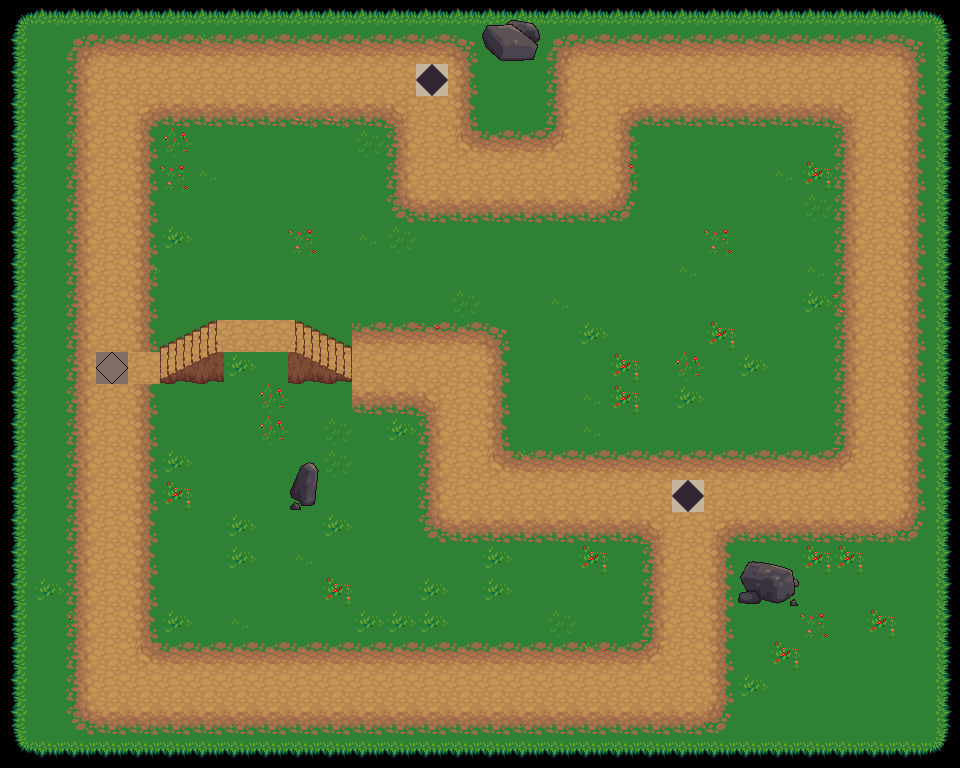

The image is a tile-based game level rendered from a .tmx file. Its description and source (layers, tilesets, objects; grid data summarised) follow:
An orthogonal 30x24 tile map with 32x32 px tiles, 2 tile layers (ground, path), 1 hidden layer not drawn and 184 objects (178x path, 6x castle).

<map version="1.0" orientation="orthogonal" renderorder="right-up" width="30" height="24" tilewidth="32" tileheight="32">
 <tileset firstgid="1" name="Terrain" tilewidth="32" tileheight="32">
  <image source="terrain.png" width="1024" height="1024" />
  <terraintypes>
   <terrain name="Dark Dirt" tile="100" />
   <terrain name="Red Dirt" tile="103" />
   <terrain name="Black Dirt" tile="106" />
   <terrain name="Grey Dirt" tile="109" />
   <terrain name="Lava" tile="112" />
   <terrain name="Hole" tile="115" />
   <terrain name="Red Hole" tile="118" />
   <terrain name="Black Hole" tile="121" />
   <terrain name="Water" tile="124" />
   <terrain name="Full Dirt" tile="537" />
   <terrain name="Clean Dirt" tile="537" />
   <terrain name="Trans Dirt" tile="97" />
   <terrain name="Grass" tile="289" />
   <terrain name="Dark Grass" tile="295" />
   <terrain name="Short Grass" tile="298" />
   <terrain name="Long Grass" tile="301" />
   <terrain name="Wheat" tile="304" />
   <terrain name="Earth" tile="676" />
   <terrain name="Sand" tile="307" />
   <terrain name="Sand Water" tile="310" />
   <terrain name="Snow" tile="499" />
   <terrain name="Snow Water" tile="662" />
   <terrain name="Snow Ice" tile="502" />
   <terrain name="Ice" tile="496" />
   <terrain name="Brick Road" tile="491" />
   <terrain name="Sewer" tile="484" />
   <terrain name="Sewer Water" tile="481" />
  </terraintypes>
  <tile id="1" terrain="11,11,11," />
  <tile id="2" terrain="11,11,,11" />
  <tile id="4" terrain="0,0,0," />
  <tile id="5" terrain="0,0,,0" />
  <tile id="7" terrain="1,1,1," />
  <tile id="8" terrain="1,1,,1" />
  <tile id="13" terrain="3,3,3," />
  <tile id="14" terrain="3,3,,3" />
  <tile id="16" terrain="4,4,4," />
  <tile id="17" terrain="4,4,,4" />
  <tile id="19" terrain="5,5,5," />
  <tile id="20" terrain="5,5,,5" />
  <tile id="22" terrain="6,6,6," />
  <tile id="23" terrain="6,6,,6" />
  <tile id="25" terrain="7,7,7," />
  <tile id="26" terrain="7,7,,7" />
  <tile id="28" terrain="8,8,8," />
  <tile id="29" terrain="8,8,,8" />
  <tile id="33" terrain="11,,11,11" />
  <tile id="34" terrain=",11,11,11" />
  <tile id="36" terrain="0,,0,0" />
  <tile id="37" terrain=",0,0,0" />
  <tile id="39" terrain="1,,1,1" />
  <tile id="40" terrain=",1,1,1" />
  <tile id="45" terrain="3,,3,3" />
  <tile id="46" terrain=",3,3,3" />
  <tile id="48" terrain="4,,4,4" />
  <tile id="49" terrain=",4,4,4" />
  <tile id="51" terrain="5,,5,5" />
  <tile id="52" terrain=",5,5,5" />
  <tile id="54" terrain="6,,6,6" />
  <tile id="55" terrain=",6,6,6" />
  <tile id="57" terrain="7,,7,7" />
  <tile id="58" terrain=",7,7,7" />
  <tile id="60" terrain="8,,8,8" />
  <tile id="61" terrain=",8,8,8" />
  <tile id="64" terrain=",,,11" />
  <tile id="65" terrain=",,11,11" />
  <tile id="66" terrain=",,11," />
  <tile id="67" terrain=",,,0" />
  <tile id="68" terrain=",,0,0" />
  <tile id="69" terrain=",,0," />
  <tile id="70" terrain=",,,1" />
  <tile id="71" terrain=",,1,1" />
  <tile id="72" terrain=",,1," />
  <tile id="73" terrain=",,,2" />
  <tile id="74" terrain=",,2,2" />
  <tile id="75" terrain=",,2," />
  <tile id="76" terrain=",,,3" />
  <tile id="77" terrain=",,3,3" />
  <tile id="78" terrain=",,3," />
  <tile id="79" terrain=",,,4" />
  <tile id="80" terrain=",,4,4" />
  <tile id="81" terrain=",,4," />
  <tile id="82" terrain=",,,5" />
  <tile id="83" terrain=",,5,5" />
  <tile id="84" terrain=",,5," />
  <tile id="85" terrain=",,,6" />
  <tile id="86" terrain=",,6,6" />
  <tile id="87" terrain=",,6," />
  <tile id="88" terrain=",,,7" />
  <tile id="89" terrain=",,7,7" />
  <tile id="90" terrain=",,7," />
  <tile id="91" terrain=",,,8" />
  <tile id="92" terrain=",,8,8" />
  <tile id="93" terrain=",,8," />
  <tile id="96" terrain=",11,,11" />
  <tile id="97" terrain="11,11,11,11" />
  <tile id="98" terrain="11,,11," />
  <tile id="99" terrain=",0,,0" />
  <tile id="100" terrain="0,0,0,0" />
  <tile id="101" terrain="0,,0," />
  <tile id="102" terrain=",1,,1" />
  <tile id="103" terrain="1,1,1,1" />
  <tile id="104" terrain="1,,1," />
  <tile id="105" terrain=",2,,2" />
  <tile id="106" terrain="2,2,2,2" />
  <tile id="107" terrain="2,,2," />
  <tile id="108" terrain=",3,,3" />
  <tile id="110" terrain="3,,3," />
  <tile id="111" terrain=",4,,4" />
  <tile id="112" terrain="4,4,4,4" />
  <tile id="113" terrain="4,,4," />
  <tile id="114" terrain=",5,,5" />
  <tile id="115" terrain="5,5,5,5" />
  <tile id="116" terrain="5,,5," />
  <tile id="117" terrain=",6,,6" />
  <tile id="118" terrain="6,6,6,6" />
  <tile id="119" terrain="6,,6," />
  <tile id="120" terrain=",7,,7" />
  <tile id="122" terrain="7,,7," />
  <tile id="123" terrain=",8,,8" />
  <tile id="125" terrain="8,,8," />
  <tile id="128" terrain=",11,," />
  <tile id="129" terrain="11,11,," />
  <tile id="130" terrain="11,,," />
  <tile id="131" terrain=",0,," />
  <tile id="132" terrain="0,0,," />
  <tile id="133" terrain="0,,," />
  <tile id="134" terrain=",1,," />
  <tile id="135" terrain="1,1,," />
  <tile id="136" terrain="1,,," />
  <tile id="137" terrain=",2,," />
  <tile id="138" terrain="2,2,," />
  <tile id="139" terrain="2,,," />
  <tile id="140" terrain=",3,," />
  <tile id="141" terrain="3,3,," />
  <tile id="142" terrain="3,,," />
  <tile id="143" terrain=",4,," />
  <tile id="144" terrain="4,4,," />
  <tile id="145" terrain="4,,," />
  <tile id="146" terrain=",5,," />
  <tile id="147" terrain="5,5,," />
  <tile id="148" terrain="5,,," />
  <tile id="149" terrain=",6,," />
  <tile id="150" terrain="6,6,," />
  <tile id="151" terrain="6,,," />
  <tile id="152" terrain=",7,," />
  <tile id="153" terrain="7,7,," />
  <tile id="154" terrain="7,,," />
  <tile id="155" terrain=",8,," />
  <tile id="156" terrain="8,8,," />
  <tile id="157" terrain="8,,," />
  <tile id="160" terrain="9,9,9,9" />
  <tile id="161" terrain="9,9,9,9" />
  <tile id="162" terrain="9,9,9,9" />
  <tile id="163" terrain="0,0,0,0" />
  <tile id="164" terrain="0,0,0,0" />
  <tile id="165" terrain="0,0,0,0" />
  <tile id="166" terrain="1,1,1,1" />
  <tile id="167" terrain="1,1,1,1" />
  <tile id="168" terrain="1,1,1,1" />
  <tile id="169" terrain="2,2,2,2" />
  <tile id="170" terrain="2,2,2,2" />
  <tile id="171" terrain="2,2,2,2" />
  <tile id="172" terrain="3,3,3,3" />
  <tile id="173" terrain="3,3,3,3" />
  <tile id="174" terrain="3,3,3,3" />
  <tile id="175" terrain="4,4,4,4" />
  <tile id="176" terrain="4,4,4,4" />
  <tile id="177" terrain="4,4,4,4" />
  <tile id="184" terrain="7,7,7,7" />
  <tile id="185" terrain="7,7,7,7" />
  <tile id="186" terrain="7,7,7,7" />
  <tile id="187" terrain="8,8,8,8" />
  <tile id="188" terrain="8,8,8,8" />
  <tile id="189" terrain="8,8,8,8" />
  <tile id="193" terrain="12,12,12," />
  <tile id="194" terrain="12,12,,12" />
  <tile id="196" terrain="12,12,12," />
  <tile id="197" terrain="12,12,,12" />
  <tile id="199" terrain="13,13,13," />
  <tile id="200" terrain="13,13,,13" />
  <tile id="202" terrain="14,14,14," />
  <tile id="203" terrain="14,14,,14" />
  <tile id="205" terrain="15,15,15," />
  <tile id="206" terrain="15,15,,15" />
  <tile id="208" terrain="16,16,16," />
  <tile id="209" terrain="16,16,,16" />
  <tile id="211" terrain="18,18,18," />
  <tile id="212" terrain="18,18,,18" />
  <tile id="214" terrain="19,19,19," />
  <tile id="215" terrain="19,19,,19" />
  <tile id="225" terrain="12,,12,12" />
  <tile id="226" terrain=",12,12,12" />
  <tile id="228" terrain="12,,12,12" />
  <tile id="229" terrain=",12,12,12" />
  <tile id="231" terrain="13,,13,13" />
  <tile id="232" terrain=",13,13,13" />
  <tile id="234" terrain="14,,14,14" />
  <tile id="235" terrain=",14,14,14" />
  <tile id="237" terrain="15,,15,15" />
  <tile id="238" terrain=",15,15,15" />
  <tile id="240" terrain="16,,16,16" />
  <tile id="241" terrain=",16,16,16" />
  <tile id="243" terrain="18,,18,18" />
  <tile id="244" terrain=",18,18,18" />
  <tile id="246" terrain="19,,19,19" />
  <tile id="247" terrain=",19,19,19" />
  <tile id="256" terrain=",,,12" />
  <tile id="257" terrain=",,12,12" />
  <tile id="258" terrain=",,12," />
  <tile id="259" terrain=",,,12" />
  <tile id="260" terrain=",,12,12" />
  <tile id="261" terrain=",,12," />
  <tile id="262" terrain=",,,13" />
  <tile id="263" terrain=",,13,13" />
  <tile id="264" terrain=",,13," />
  <tile id="265" terrain=",,,14" />
  <tile id="266" terrain=",,14,14" />
  <tile id="267" terrain=",,14," />
  <tile id="268" terrain=",,,15" />
  <tile id="269" terrain=",,15,15" />
  <tile id="270" terrain=",,15," />
  <tile id="271" terrain=",,,16" />
  <tile id="272" terrain=",,16,16" />
  <tile id="273" terrain=",,16," />
  <tile id="274" terrain=",,,18" />
  <tile id="275" terrain=",,18,18" />
  <tile id="276" terrain=",,18," />
  <tile id="277" terrain=",,,19" />
  <tile id="278" terrain=",,19,19" />
  <tile id="279" terrain=",,19," />
  <tile id="288" terrain=",12,,12" />
  <tile id="290" terrain="12,,12," />
  <tile id="291" terrain=",12,,12" />
  <tile id="292" terrain="12,12,12,12" />
  <tile id="293" terrain="12,,12," />
  <tile id="294" terrain=",13,,13" />
  <tile id="295" terrain="13,13,13,13" />
  <tile id="296" terrain="13,,13," />
  <tile id="297" terrain=",14,,14" />
  <tile id="298" terrain="14,14,14,14" />
  <tile id="299" terrain="14,,14," />
  <tile id="300" terrain=",15,,15" />
  <tile id="301" terrain="15,15,15,15" />
  <tile id="302" terrain="15,,15," />
  <tile id="303" terrain=",16,,16" />
  <tile id="304" terrain="16,16,16,16" />
  <tile id="305" terrain="16,,16," />
  <tile id="306" terrain=",18,,18" />
  <tile id="307" terrain="18,18,18,18" />
  <tile id="308" terrain="18,,18," />
  <tile id="309" terrain=",19,,19" />
  <tile id="310" terrain="19,19,19,19" />
  <tile id="311" terrain="19,,19," />
  <tile id="320" terrain=",12,," />
  <tile id="321" terrain="12,12,," />
  <tile id="322" terrain="12,,," />
  <tile id="323" terrain=",12,," />
  <tile id="324" terrain="12,12,," />
  <tile id="325" terrain="12,,," />
  <tile id="326" terrain=",13,," />
  <tile id="327" terrain="13,13,," />
  <tile id="328" terrain="13,,," />
  <tile id="329" terrain=",14,," />
  <tile id="330" terrain="14,14,," />
  <tile id="331" terrain="14,,," />
  <tile id="332" terrain=",15,," />
  <tile id="333" terrain="15,15,," />
  <tile id="334" terrain="15,,," />
  <tile id="335" terrain=",16,," />
  <tile id="336" terrain="16,16,," />
  <tile id="337" terrain="16,,," />
  <tile id="338" terrain=",18,," />
  <tile id="339" terrain="18,18,," />
  <tile id="340" terrain="18,,," />
  <tile id="341" terrain=",19,," />
  <tile id="342" terrain="19,19,," />
  <tile id="343" terrain="19,,," />
  <tile id="352" terrain="12,12,12,12" />
  <tile id="353" terrain="12,12,12,12" />
  <tile id="354" terrain="12,12,12,12" />
  <tile id="358" terrain="13,13,13,13" />
  <tile id="359" terrain="13,13,13,13" />
  <tile id="360" terrain="13,13,13,13" />
  <tile id="370" terrain="18,18,18,18" />
  <tile id="371" terrain="18,18,18,18" />
  <tile id="372" terrain="18,18,18,18" />
  <tile id="385" terrain="26,26,26," />
  <tile id="386" terrain="26,26,,26" />
  <tile id="388" terrain="25,25,25," />
  <tile id="389" terrain="25,25,,25" />
  <tile id="395" terrain="24,24,24," />
  <tile id="396" terrain="24,24,," />
  <tile id="397" terrain="24,24,,24" />
  <tile id="398" terrain="24,24,24,24" />
  <tile id="400" terrain="23,23,23," />
  <tile id="401" terrain="23,23,,23" />
  <tile id="403" terrain="20,20,20," />
  <tile id="404" terrain="20,20,,20" />
  <tile id="406" terrain="22,22,22," />
  <tile id="407" terrain="22,22,,22" />
  <tile id="417" terrain="26,,26,26" />
  <tile id="418" terrain=",26,26,26" />
  <tile id="420" terrain="25,,25,25" />
  <tile id="421" terrain=",25,25,25" />
  <tile id="427" terrain="24,,24," />
  <tile id="429" terrain=",24,,24" />
  <tile id="430" terrain="24,24,24,24" />
  <tile id="432" terrain="23,,23,23" />
  <tile id="433" terrain=",23,23,23" />
  <tile id="435" terrain="20,,20,20" />
  <tile id="436" terrain=",20,20,20" />
  <tile id="438" terrain="22,,22,22" />
  <tile id="439" terrain=",22,22,22" />
  <tile id="448" terrain=",,,26" />
  <tile id="449" terrain=",,26,26" />
  <tile id="450" terrain=",,26," />
  <tile id="451" terrain=",,,25" />
  <tile id="452" terrain=",,25,25" />
  <tile id="453" terrain=",,25," />
  <tile id="459" terrain="24,,24,24" />
  <tile id="460" terrain=",,24,24" />
  <tile id="461" terrain=",24,24,24" />
  <tile id="462" terrain="24,24,24,24" />
  <tile id="463" terrain=",,,23" />
  <tile id="464" terrain=",,23,23" />
  <tile id="465" terrain=",,23," />
  <tile id="466" terrain=",,,20" />
  <tile id="467" terrain=",,20,20" />
  <tile id="468" terrain=",,20," />
  <tile id="469" terrain=",,,22" />
  <tile id="470" terrain=",,22,22" />
  <tile id="471" terrain=",,22," />
  <tile id="480" terrain=",26,,26" />
  <tile id="482" terrain="26,,26," />
  <tile id="483" terrain=",25,,25" />
  <tile id="484" terrain="25,25,25,25" />
  <tile id="485" terrain="25,,25," />
  <tile id="491" terrain="24,24,24,24" />
  <tile id="492" terrain="24,24,24,24" />
  <tile id="493" terrain="24,24,24,24" />
  <tile id="494" terrain="24,24,24,24" />
  <tile id="495" terrain=",23,,23" />
  <tile id="496" terrain="23,23,23,23" />
  <tile id="497" terrain="23,,23," />
  <tile id="498" terrain=",20,,20" />
  <tile id="499" terrain="20,20,20,20" />
  <tile id="500" terrain="20,,20," />
  <tile id="501" terrain=",22,,22" />
  <tile id="502" terrain="22,22,22,22" />
  <tile id="503" terrain="22,,22," />
  <tile id="504" terrain="9,9,9,10" />
  <tile id="505" terrain="9,9,10,10" />
  <tile id="506" terrain="9,9,10,9" />
  <tile id="507" terrain="10,10,10,9" />
  <tile id="508" terrain="10,10,9,10" />
  <tile id="512" terrain=",26,," />
  <tile id="513" terrain="26,26,," />
  <tile id="514" terrain="26,,," />
  <tile id="515" terrain=",25,," />
  <tile id="516" terrain="25,25,," />
  <tile id="517" terrain="25,,," />
  <tile id="524" terrain=",,,24" />
  <tile id="525" terrain=",,24," />
  <tile id="527" terrain=",23,," />
  <tile id="528" terrain="23,23,," />
  <tile id="529" terrain="23,,," />
  <tile id="530" terrain=",20,," />
  <tile id="531" terrain="20,20,," />
  <tile id="532" terrain="20,,," />
  <tile id="533" terrain=",22,," />
  <tile id="534" terrain="22,22,," />
  <tile id="535" terrain="22,,," />
  <tile id="536" terrain="9,10,9,10" />
  <tile id="537" terrain="10,10,10,10" />
  <tile id="538" terrain="10,9,10,9" />
  <tile id="539" terrain="10,9,10,10" />
  <tile id="540" terrain="9,10,10,10" />
  <tile id="544" terrain="26,26,26,26" />
  <tile id="545" terrain="26,26,26,26" />
  <tile id="546" terrain="26,26,26,26" />
  <tile id="547" terrain="25,25,25,25" />
  <tile id="548" terrain="25,25,25,25" />
  <tile id="549" terrain="25,25,25,25" />
  <tile id="556" terrain=",24,," />
  <tile id="557" terrain="24,,," />
  <tile id="559" terrain="23,23,23,23" />
  <tile id="560" terrain="23,23,23,23" />
  <tile id="561" terrain="23,23,23,23" />
  <tile id="562" terrain="20,20,20,20" />
  <tile id="563" terrain="20,20,20,20" />
  <tile id="564" terrain="20,20,20,20" />
  <tile id="566" terrain="21,21,21," />
  <tile id="567" terrain="21,21,,21" />
  <tile id="568" terrain="9,10,9,9" />
  <tile id="569" terrain="10,10,9,9" />
  <tile id="570" terrain="10,9,9,9" />
  <tile id="571" terrain="10,10,10,10" />
  <tile id="572" terrain="10,10,10,10" />
  <tile id="580" terrain="17,17,17," />
  <tile id="581" terrain="17,17,,17" />
  <tile id="598" terrain="21,,21,21" />
  <tile id="599" terrain=",21,21,21" />
  <tile id="600" terrain="9,9,9,9" />
  <tile id="601" terrain="9,9,9,9" />
  <tile id="602" terrain="9,9,9,9" />
  <tile id="603" terrain="9,9,9,9" />
  <tile id="604" terrain="9,9,9,9" />
  <tile id="612" terrain="17,,17,17" />
  <tile id="613" terrain=",17,17,17" />
  <tile id="629" terrain=",,,21" />
  <tile id="630" terrain=",,21,21" />
  <tile id="631" terrain=",,21," />
  <tile id="643" terrain=",,,17" />
  <tile id="644" terrain=",,17,17" />
  <tile id="645" terrain=",,17," />
  <tile id="661" terrain=",21,,21" />
  <tile id="662" terrain="21,21,21,21" />
  <tile id="663" terrain="21,,21," />
  <tile id="675" terrain=",17,,17" />
  <tile id="676" terrain="17,17,17,17" />
  <tile id="677" terrain="17,,17," />
  <tile id="693" terrain=",21,," />
  <tile id="694" terrain="21,21,," />
  <tile id="695" terrain="21,,," />
  <tile id="707" terrain=",17,," />
  <tile id="708" terrain="17,17,," />
  <tile id="709" terrain="17,,," />
 </tileset>
 <layer name="ground" width="30" height="24">
  <data>[720 cells, 720 non-empty, 15 distinct tile ids]</data>
 </layer>
 <layer name="path2" width="30" height="24" visible="0">
  <data>[720 cells, 207 non-empty, 16 distinct tile ids]</data>
 </layer>
 <objectgroup name="markers2" visible="0">
  <object type="path" x="96" y="320" width="32" height="32">
   <properties>
    <property name="attackPoint" value="castle1" />
    <property name="spawnPoint" value="castle1" />
   </properties>
  </object>
  <object type="path" x="96" y="384" width="32" height="32">
   <properties>
    <property name="attackPoint" value="castle1" />
    <property name="spawnPoint" value="castle1" />
   </properties>
  </object>
  <object type="path" x="672" y="448" width="32" height="32">
   <properties>
    <property name="attackPoint" value="castle2" />
    <property name="spawnPoint" value="castle2" />
   </properties>
  </object>
  <object type="path" x="672" y="512" width="32" height="32">
   <properties>
    <property name="attackPoint" value="castle2" />
    <property name="spawnPoint" value="castle2" />
   </properties>
  </object>
  <object type="path" x="96" y="288" width="32" height="32" />
  <object type="path" x="96" y="256" width="32" height="32" />
  <object type="path" x="96" y="224" width="32" height="32" />
  <object type="path" x="96" y="160" width="32" height="32" />
  <object type="path" x="96" y="128" width="32" height="32" />
  <object type="path" x="96" y="96" width="32" height="32" />
  <object type="path" x="96" y="64" width="32" height="32" />
  <object type="path" x="128" y="64" width="32" height="32" />
  <object type="path" x="160" y="64" width="32" height="32" />
  <object type="path" x="192" y="64" width="32" height="32" />
  <object type="path" x="224" y="64" width="32" height="32" />
  <object type="path" x="256" y="64" width="32" height="32" />
  <object type="path" x="288" y="64" width="32" height="32" />
  <object type="path" x="320" y="64" width="32" height="32" />
  <object type="path" x="160" y="352" width="32" height="32" />
  <object type="path" x="192" y="352" width="32" height="32" />
  <object type="path" x="224" y="352" width="32" height="32" />
  <object type="path" x="256" y="352" width="32" height="32" />
  <object type="path" x="288" y="352" width="32" height="32" />
  <object type="path" x="384" y="352" width="32" height="32" />
  <object type="path" x="320" y="352" width="32" height="32" />
  <object type="path" x="352" y="352" width="32" height="32" />
  <object type="path" x="640" y="352" width="32" height="32" />
  </objectgroup>
 <layer name="path" width="30" height="24">
  <data>[720 cells, 335 non-empty, 33 distinct tile ids]</data>
 </layer>
 <objectgroup name="markers" visible="0">
  <!-- 115 objects omitted --></objectgroup>
</map>
<!-- 157 of 184 objects omitted -->
